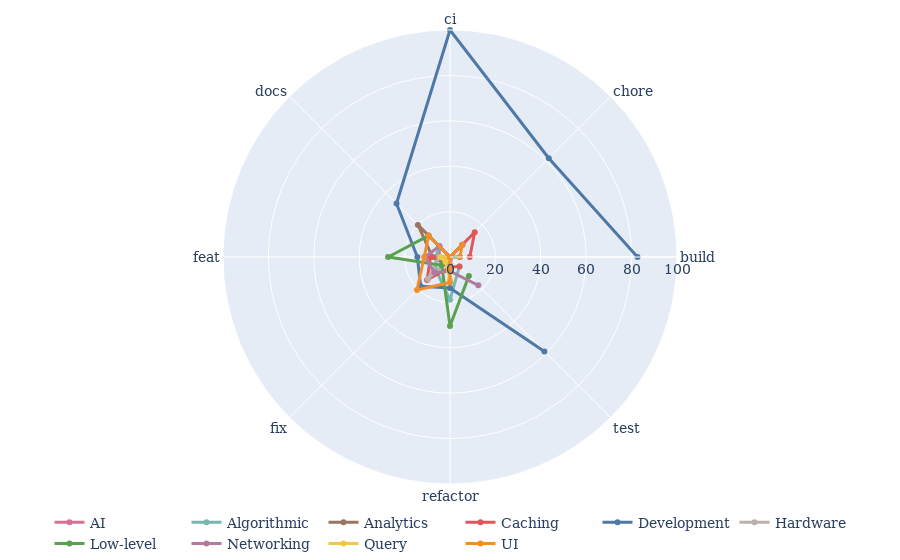

Here is the notebook cell this chart was saved with:
### Code cell
fig = go.Figure()

i = 1
for agent in sorted(all_categories_df['category'].unique()):
    sub = all_categories_df[all_categories_df["category"] == agent]
    cat_groups = sub.groupby("type")['id'].nunique().reset_index(name="count").sort_values(by="type", ascending=True)
      
    categories = []
    counts = []

    for cat in sorted(all_categories_df["type"].unique()):
        if cat not in cat_groups['type'].values:
            categories.append(cat)
            counts.append(0)
        else:
            cat_count = cat_groups[cat_groups['type'] == cat]['count'].values[0]
            categories.append(cat)
            
            total = all_categories_df[all_categories_df["type"] == cat]['id'].nunique()
            counts.append(cat_count/total * 100)
        

    fig.add_trace(go.Scatterpolar(
        r=counts,
        theta=categories,
        fill='none',
        line=dict(
                color=CATEGORY_COLOR_MAP[agent],
                width=3
            ),
        name=agent,
    ))

    i += 1



fig.update_layout(
    polar=dict(
        radialaxis=dict(
            visible=True,
            range=[0, 100]
        )
    ),

    legend=dict(
        orientation="h",
        yanchor="top",
        y=-0.05,          # pulls legend closer to plot
        xanchor="center",
        x=0.5
    ),

    margin=dict(
        l=0,
        r=0,
        t=30,
        b=40              # just enough for legend
    ),

    showlegend=True
)

fig.show()

### Figure 1 — Plotly figure (JSON) as saved in the notebook; plotly's stock layout.template omitted (floating-point values rounded to 4 significant figures)
{"data": [{"fill": "none", "line": {"color": "#D37295", "width": 3}, "name": "AI", "r": [0, 0, 0, 6.667, 4.721, 2.857, 1.047, 0], "theta": ["build", "chore", "ci", "docs", "feat", "fix", "refactor", "test"], "type": "scatterpolar"}, {"fill": "none", "line": {"color": "#76B7B2", "width": 3}, "name": "Algorithmic", "r": [0, 7.692, 0, 6.667, 6.223, 8.571, 18.85, 5.882], "theta": ["build", "chore", "ci", "docs", "feat", "fix", "refactor", "test"], "type": "scatterpolar"}, {"fill": "none", "line": {"color": "#9C755F", "width": 3}, "name": "Analytics", "r": [0, 7.692, 0, 20, 7.725, 4, 3.665, 0], "theta": ["build", "chore", "ci", "docs", "feat", "fix", "refactor", "test"], "type": "scatterpolar"}, {"fill": "none", "line": {"color": "#E15759", "width": 3}, "name": "Caching", "r": [8.696, 15.38, 0, 0, 8.584, 14.29, 4.45, 5.882], "theta": ["build", "chore", "ci", "docs", "feat", "fix", "refactor", "test"], "type": "scatterpolar"}, {"fill": "none", "line": {"color": "#4E79A7", "width": 3}, "name": "Development", "r": [82.61, 61.54, 100, 33.33, 14.38, 18.29, 13.61, 58.82], "theta": ["build", "chore", "ci", "docs", "feat", "fix", "refactor", "test"], "type": "scatterpolar"}, {"fill": "none", "line": {"color": "#BAB0AC", "width": 3}, "name": "Hardware", "r": [0, 0, 0, 0, 4.721, 13.71, 0.7853, 0], "theta": ["build", "chore", "ci", "docs", "feat", "fix", "refactor", "test"], "type": "scatterpolar"}, {"fill": "none", "line": {"color": "#59A14F", "width": 3}, "name": "Low-level", "r": [4.348, 0, 0, 13.33, 27.25, 5.143, 30.37, 11.76], "theta": ["build", "chore", "ci", "docs", "feat", "fix", "refactor", "test"], "type": "scatterpolar"}, {"fill": "none", "line": {"color": "#B07AA1", "width": 3}, "name": "Networking", "r": [0, 0, 0, 6.667, 10.94, 9.714, 6.283, 17.65], "theta": ["build", "chore", "ci", "docs", "feat", "fix", "refactor", "test"], "type": "scatterpolar"}, {"fill": "none", "line": {"color": "#EDC948", "width": 3}, "name": "Query", "r": [0, 0, 0, 0, 4.077, 2.857, 9.686, 0], "theta": ["build", "chore", "ci", "docs", "feat", "fix", "refactor", "test"], "type": "scatterpolar"}, {"fill": "none", "line": {"color": "#F28E2B", "width": 3}, "name": "UI", "r": [4.348, 7.692, 0, 13.33, 11.37, 20.57, 11.26, 0], "theta": ["build", "chore", "ci", "docs", "feat", "fix", "refactor", "test"], "type": "scatterpolar"}], "layout": {"legend": {"orientation": "h", "x": 0.5, "xanchor": "center", "y": -0.05, "yanchor": "top"}, "margin": {"b": 40, "l": 0, "r": 0, "t": 30}, "polar": {"radialaxis": {"range": [0, 100], "visible": true}}, "showlegend": true}}
